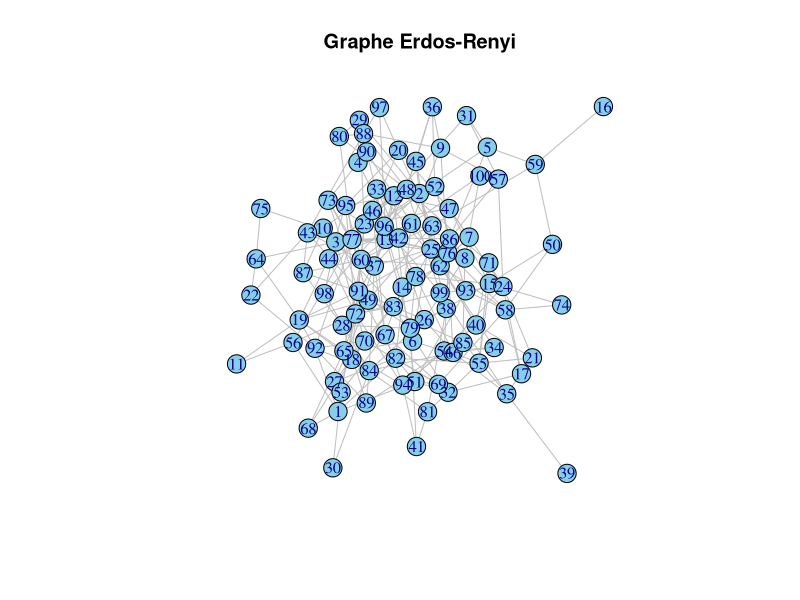
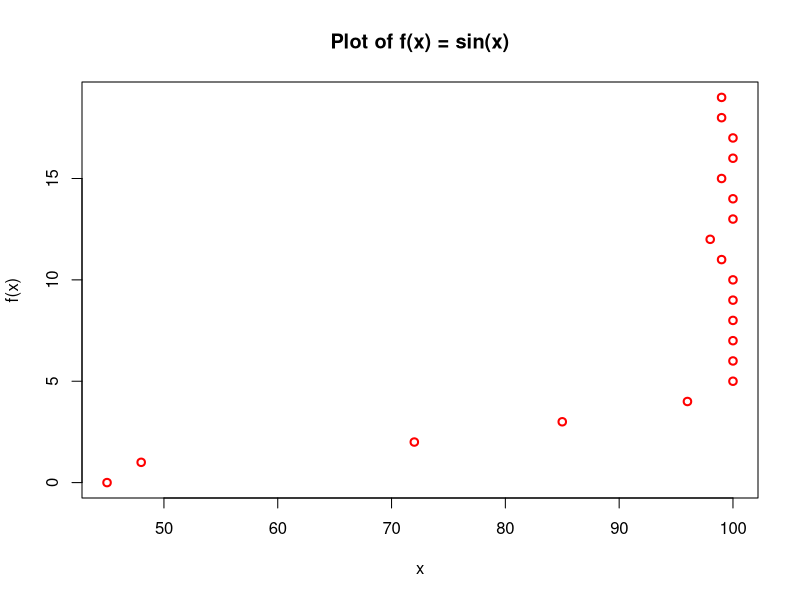
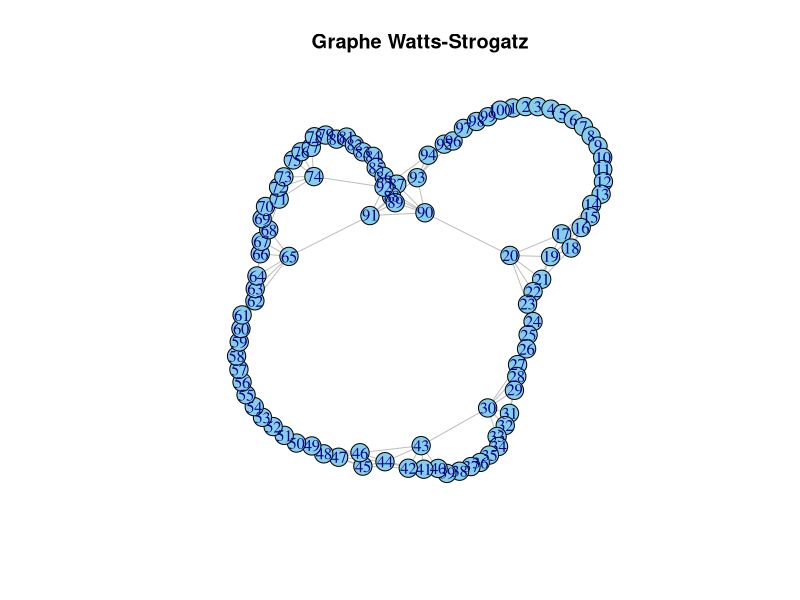

Write the R code that produced these figures, in order.

library(igraph)


createGraph <- function(adj_matrice){
  n <-nrow(adj_matrice)

  g <- make_empty_graph(n, directed = FALSE)

  # Ajouter des arêtes
  for (i in 1:nrow(adj_matrice)) {
    for (j in i:ncol(adj_matrice)) {
      if (adj_matrice[i, j]==1) {
         g <- add_edges(g,c(i,j))
      }
    }
  }

  plot(g)
  return(g)
}

vote <- function(graphG,epsilon,t){
  n<-5
  Srr:lkm
  print("Si est:")
  print(Si)
  probabilite <- seq(0, n, by = 1)
  for (i in 1:n){
    probabilite[i] <-(1/degree[i])*Si[i]

    probabilite[i] <-(1-2*epsilon)*probalilite+epsilon
  }

  adj_matrice_evoluer <- as_adjacency_matrix(graphG,sparse = FALSE)

  print(adj_matrice_evoluer)
  return(adj_matrice_evoluer)
}

degreeList <- function(matrice) {
  resultat<-matrix (1,nrow=nrow(matrice),ncol=1)
  for (i in 1:nrow(matrice)){
    degree<-0
    for (j in 1:ncol(matrice)){
      if (matrice [i,j]==1){
        degree<-degree+1
      }
    }
    resultat[i,1] <-degree
  }

  return (resultat)
}

adj_matrice <-matrix(0,nrow=5,ncol=5)
adj_matrice[1,2] <-1
adj_matrice[1,3] <-1
adj_matrice[1,5] <-1
adj_matrice[2,1] <-1
adj_matrice[3,1] <-1
adj_matrice[5,1] <-1
adj_matrice[3,5] <-1
adj_matrice[5,3] <-1
adj_matrice[2,5] <-1
adj_matrice[5,2] <-1
adj_matrice[3,4] <-1
adj_matrice[4,3] <-1

print(adj_matrice)

#graph <- createGraph(adj_matrice)
#new_adj_matrice <- vote(graph,0.5,10)

p<-0.05
n<-100

#q2

tirage_bernoulli <- function(p) {
  resultat <- rbinom(1, 1, p)
  #print (paste("le vote est ",resutat))
  return(resultat)
}

taux_vote <- function(G,nombre_cycle,p) {
  matrice_adj <- as_adjacency_matrix(G)
  count1voter<-0
  nbit <- 0
  nbit <- nbit+2
  for (i in seq_along(V(G))){
    val<- runif(1)
    V(G)$etat[i] <- val
  }
  table1<-c()
  degres <- degree(G)
  table0<-c()
  totalcountervote1<- c()
  e <- 0.01
  for (t in 0:nombre_cycle){
    count1voter<-0
    for (i in seq_along(V(G))){
      N <- degres[i]
      somme<- 0
      for (v in neighbors(G, i)){
        somme <-somme+V(G)$etat[v]
      }
      pdens<-1/N *somme
      f <- (1-2*e)*pdens+e
      vote<-tirage_bernoulli(f)
      while (is.na(vote)){
        vote<-tirage_bernoulli(f)
      }
      if (vote == TRUE){
        table1 <- c(table1,i)
        count1voter<-count1voter+1
      }
      else{
        table0 <- c(table0,i)
      }
    }
    for (c in table0){
      V(G)$etat[c]<-0
    }
    for (c in table1){
      V(G)$etat[c]<-1
    }
    totalcountervote1<- c(totalcountervote1,count1voter)
    nbit<-nbit+1
    print (paste("nbit",nbit))
    print ("processing")
  }
  x_vals <- seq(0, nombre_cycle-1, by = 1)
  
  y_vals <-head (totalcountervote1,nombre_cycle)
  print (length(x_vals))
  print (length(y_vals))
  plot(y_vals, x_vals, col = "red", lwd = 2, main = "Plot of f(x) = sin(x)", xlab = "x", ylab = "f(x)")

}

graphErdosRenyi <-sample_gnp(n, p, directed = FALSE)
plot(graphErdosRenyi , vertex.size=10, vertex.color="skyblue", edge.color="gray", main="Graphe Erdos-Renyi")
dim<-1
k<-3
p<-0.01
taux_vote(graphErdosRenyi,20,p)
graphWattsStrogatz <- sample_smallworld(dim,n,k,p,FALSE,FALSE)
plot(graphWattsStrogatz , vertex.size=10, vertex.color="skyblue", edge.color="gray", main="Graphe Watts-Strogatz")
t <-seq(0,10, by = 1)

#fonction de l'évolution du taux de vote




#q3
n <- 100
Robert <- 0
Mickey <- 1

#G <- barabasi.game(n, m = m, directed = FALSE)


